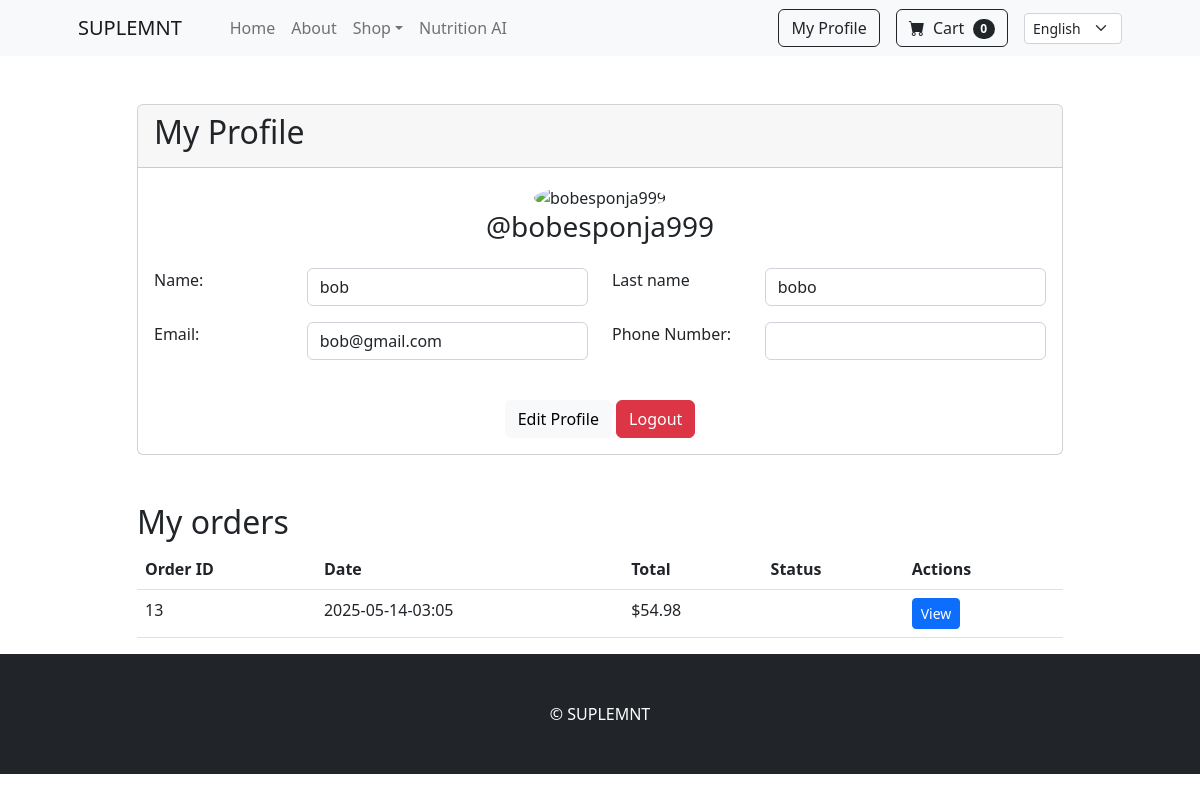
The app's page /profile/ (signed in), older data.
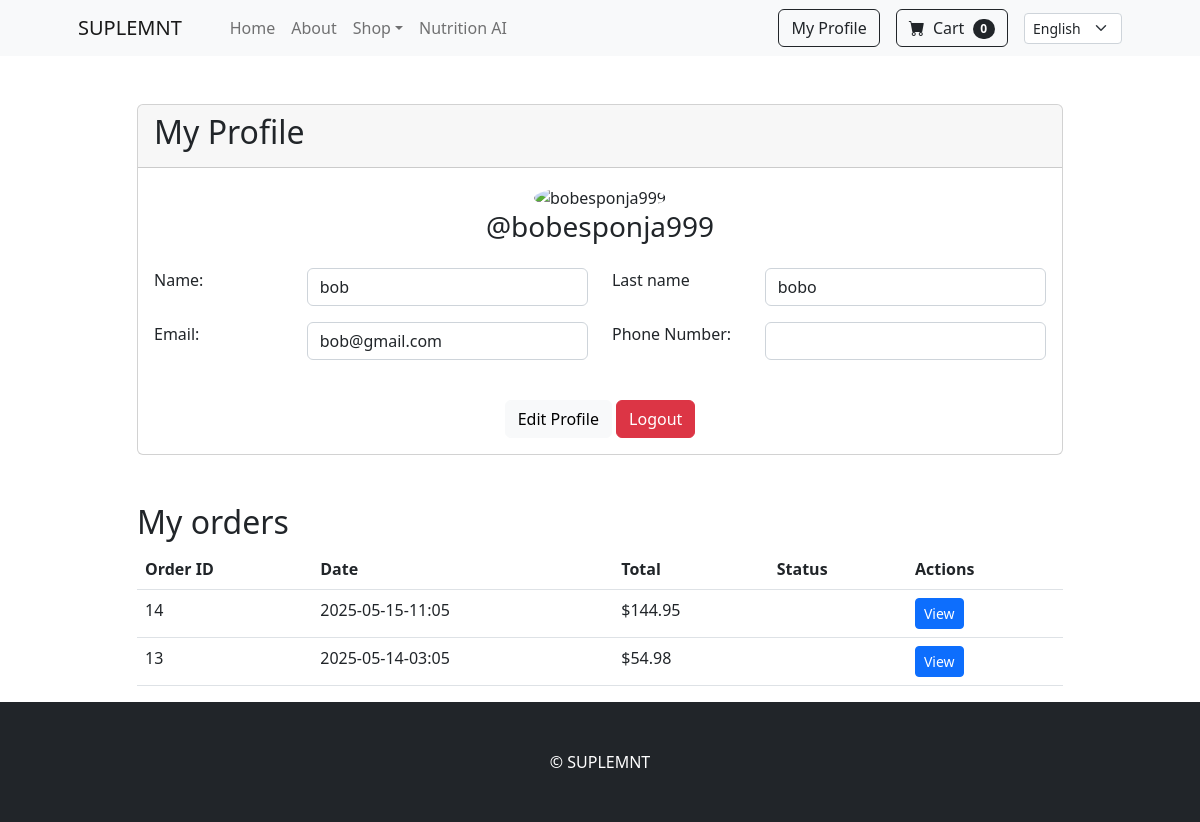
The same page, newer data.
### supplements/models.py (models this page shows, shortened)
class Order(models.Model):
    user        = models.ForeignKey(User, on_delete=models.CASCADE, verbose_name=_("User"))
    created_at  = models.DateTimeField(auto_now_add=True, verbose_name=_("Created at"))
    address     = models.CharField(max_length=255, verbose_name=_("Address"))
    city        = models.CharField(max_length=100, verbose_name=_("City"))
    postal_code = models.CharField(max_length=20, verbose_name=_("Postal code"))
    paid        = models.BooleanField(default=False, verbose_name=_("Paid"))
    total_cost  = models.DecimalField(max_digits=10, decimal_places=2, verbose_name=_("Total cost"))
    invoice_file = models.FileField(
        upload_to="invoices/",
        null=True,
        blank=True,
        validators=[FileExtensionValidator(allowed_extensions=["pdf", "xlsx"])],
        verbose_name=_("Invoice file")
    )
    class Meta:
        ordering = ['-created_at']
        verbose_name = _("Order")
        verbose_name_plural = _("Orders")

### supplements/views.py (the view)
# urls.py: path('profile/',  ProfileView.as_view(),  name="profile"),
class ProfileView(LoginRequiredMixin, View):
    template_name = "users/profile.html"
    def get(self, request):
        profile = request.user.profile
        orders = Order.objects.filter(user=request.user).order_by("-created_at")
        return render(
            request,
            self.template_name,
            {"user": request.user, "profile": profile, "orders": orders},
        )

### supplements/templates/users/profile.html (shortened to what the changed rows need)
{% extends 'base.html' %}
{% load i18n %}
{% load static %}
{% block content %}
<div class="container mt-5">
    <div class="row justify-content-center">
        <div class="col-md-10">
            <div class="card mb-5">
                <div class="card-header">
                    <h2>{% trans "My Profile" %}</h2>
                </div>
            </div>
        </div>
        <div class="col-md-10 col-12">
            <h2>{% trans "My orders" %}</h2>
            <table class="table">
                <thead>
                    <tr>
                        <th>{% trans "Order ID" %}</th>
                        <th>{% trans "Date" %}</th>
                        <th>{% trans "Total" %}</th>
                        <th>{% trans "Status" %}</th>
                        <th>{% trans "Actions" %}</th>
                    </tr>
                </thead>
                <tbody>
                    {% for order in orders %}
                        <tr>
                            <td>{{ order.id }}</td>
                            <td>{{ order.created_at|date:"Y-m-d-h:m" }}</td>
                            <td>${{ order.total_cost }}</td>
                            <td>{{ order.status }}</td>
                            <td>
                                <a href="{% url 'order_detail' order.id %}" class="btn btn-primary btn-sm">
                                    {% trans "View" %}
                                </a>
                            </td>
                        </tr>
                    {% empty %}
                        <tr>
                            <td colspan="5" class="text-center">{% trans "No orders found." %}</td>
                        </tr>
                    {% endfor %}
                </tbody>
            </table>
        </div>
    </div>
</div>
{% endblock %}

Row changes from the older to the newer data that the page shows:
added Order: id "14", created_at "2025-05-15-11:05", total_cost "144.95"
